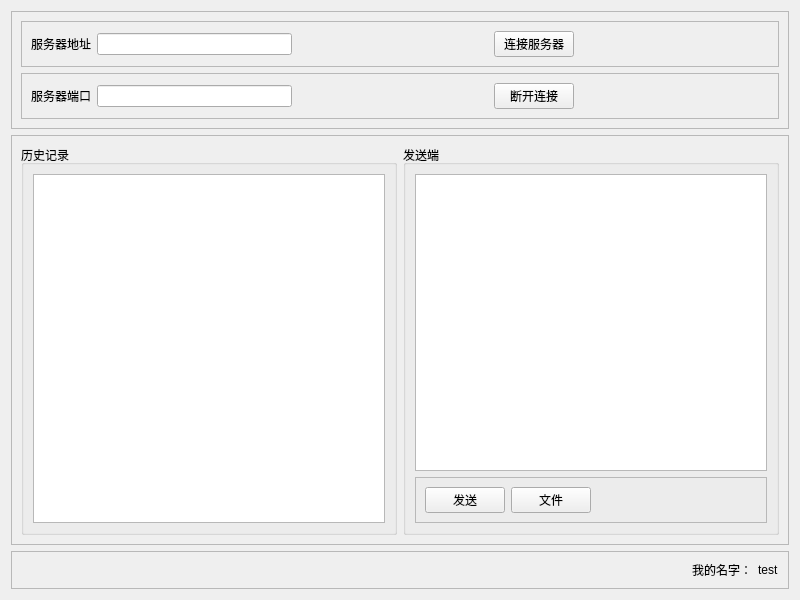
<?xml version="1.0" encoding="UTF-8"?>
<ui version="4.0">
 <class>Widget</class>
 <widget class="QWidget" name="Widget">
  <property name="geometry">
   <rect>
    <x>0</x>
    <y>0</y>
    <width>800</width>
    <height>600</height>
   </rect>
  </property>
  <property name="windowTitle">
   <string>Widget</string>
  </property>
  <layout class="QVBoxLayout" name="verticalLayout" stretch="0,0,0">
   <item>
    <widget class="QFrame" name="frame">
     <property name="frameShape">
      <enum>QFrame::StyledPanel</enum>
     </property>
     <property name="frameShadow">
      <enum>QFrame::Raised</enum>
     </property>
     <layout class="QVBoxLayout" name="verticalLayout_2">
      <item>
       <widget class="QFrame" name="frame_6">
        <property name="frameShape">
         <enum>QFrame::StyledPanel</enum>
        </property>
        <property name="frameShadow">
         <enum>QFrame::Raised</enum>
        </property>
        <layout class="QHBoxLayout" name="horizontalLayout_2">
         <item>
          <widget class="QLabel" name="label">
           <property name="text">
            <string>服务器地址</string>
           </property>
          </widget>
         </item>
         <item>
          <widget class="QLineEdit" name="serverAddrlineEdit"/>
         </item>
         <item>
          <spacer name="horizontalSpacer_3">
           <property name="orientation">
            <enum>Qt::Horizontal</enum>
           </property>
           <property name="sizeHint" stdset="0">
            <size>
             <width>91</width>
             <height>20</height>
            </size>
           </property>
          </spacer>
         </item>
         <item>
          <widget class="QPushButton" name="bindServerBtn">
           <property name="text">
            <string>连接服务器</string>
           </property>
          </widget>
         </item>
         <item>
          <spacer name="horizontalSpacer">
           <property name="orientation">
            <enum>Qt::Horizontal</enum>
           </property>
           <property name="sizeHint" stdset="0">
            <size>
             <width>90</width>
             <height>20</height>
            </size>
           </property>
          </spacer>
         </item>
        </layout>
       </widget>
      </item>
      <item>
       <widget class="QFrame" name="frame_7">
        <property name="frameShape">
         <enum>QFrame::StyledPanel</enum>
        </property>
        <property name="frameShadow">
         <enum>QFrame::Raised</enum>
        </property>
        <layout class="QHBoxLayout" name="horizontalLayout_3">
         <item>
          <widget class="QLabel" name="label_2">
           <property name="text">
            <string>服务器端口</string>
           </property>
          </widget>
         </item>
         <item>
          <widget class="QLineEdit" name="serverPortEdit"/>
         </item>
         <item>
          <spacer name="horizontalSpacer_4">
           <property name="orientation">
            <enum>Qt::Horizontal</enum>
           </property>
           <property name="sizeHint" stdset="0">
            <size>
             <width>48</width>
             <height>20</height>
            </size>
           </property>
          </spacer>
         </item>
         <item>
          <widget class="QPushButton" name="disconnectBtn">
           <property name="text">
            <string>断开连接</string>
           </property>
          </widget>
         </item>
         <item>
          <spacer name="horizontalSpacer_2">
           <property name="orientation">
            <enum>Qt::Horizontal</enum>
           </property>
           <property name="sizeHint" stdset="0">
            <size>
             <width>47</width>
             <height>20</height>
            </size>
           </property>
          </spacer>
         </item>
        </layout>
       </widget>
      </item>
     </layout>
    </widget>
   </item>
   <item>
    <widget class="QFrame" name="frame_2">
     <property name="frameShape">
      <enum>QFrame::StyledPanel</enum>
     </property>
     <property name="frameShadow">
      <enum>QFrame::Raised</enum>
     </property>
     <layout class="QHBoxLayout" name="horizontalLayout" stretch="5,5">
      <item>
       <widget class="QGroupBox" name="groupBox">
        <property name="title">
         <string>历史记录</string>
        </property>
        <layout class="QHBoxLayout" name="horizontalLayout_5">
         <item>
          <widget class="QTextBrowser" name="recetextBrowser"/>
         </item>
        </layout>
       </widget>
      </item>
      <item>
       <widget class="QGroupBox" name="groupBox_2">
        <property name="title">
         <string>发送端</string>
        </property>
        <layout class="QVBoxLayout" name="verticalLayout_3">
         <item>
          <widget class="QTextEdit" name="sendtextEdit"/>
         </item>
         <item>
          <widget class="QFrame" name="frame_4">
           <property name="frameShape">
            <enum>QFrame::StyledPanel</enum>
           </property>
           <property name="frameShadow">
            <enum>QFrame::Raised</enum>
           </property>
           <layout class="QHBoxLayout" name="horizontalLayout_6">
            <item>
             <widget class="QPushButton" name="sendBtn">
              <property name="text">
               <string>发送</string>
              </property>
             </widget>
            </item>
            <item>
             <widget class="QPushButton" name="sendFileBtn">
              <property name="text">
               <string>文件</string>
              </property>
             </widget>
            </item>
            <item>
             <spacer name="horizontalSpacer_5">
              <property name="orientation">
               <enum>Qt::Horizontal</enum>
              </property>
              <property name="sizeHint" stdset="0">
               <size>
                <width>159</width>
                <height>20</height>
               </size>
              </property>
             </spacer>
            </item>
           </layout>
          </widget>
         </item>
        </layout>
       </widget>
      </item>
     </layout>
    </widget>
   </item>
   <item>
    <widget class="QFrame" name="frame_3">
     <property name="frameShape">
      <enum>QFrame::StyledPanel</enum>
     </property>
     <property name="frameShadow">
      <enum>QFrame::Raised</enum>
     </property>
     <layout class="QHBoxLayout" name="horizontalLayout_4" stretch="1,0">
      <item>
       <widget class="QLabel" name="label_3">
        <property name="text">
         <string>我的名字：</string>
        </property>
        <property name="alignment">
         <set>Qt::AlignRight|Qt::AlignTrailing|Qt::AlignVCenter</set>
        </property>
       </widget>
      </item>
      <item>
       <widget class="QLabel" name="nameLable">
        <property name="text">
         <string>test</string>
        </property>
       </widget>
      </item>
     </layout>
    </widget>
   </item>
  </layout>
 </widget>
 <resources/>
 <connections/>
</ui>
